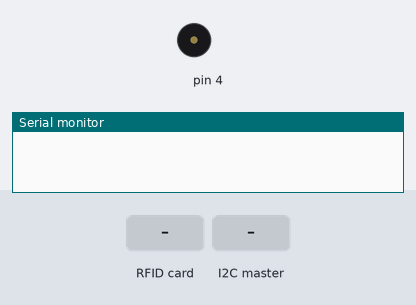
Bench run of a sketch on a simulated Arduino Uno, built with avr-gcc and run on an emulated ATmega328P. On the bench: buzzer (waves = sounding), the last lines printed to the serial monitor. The inputs (shaded band) are chosen by the test bench.

Above: at 1.2 s.
1.3 s: RFID card 5E 7A 19 C4 held to the reader
At 2.3 s:
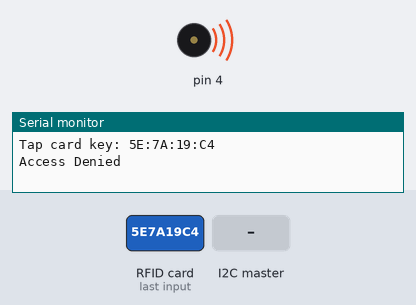
4.3 s: the I2C master sends the byte 7
5.8 s: the I2C master sends the byte 90
7.5 s: the I2C master sends the byte 1
Timing chart, 0 to 10.0 s (numbered marks = the images above; inputs shaded):
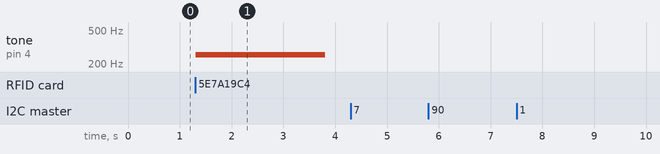

The sketch:

S.A.S_ard_RFID_v1.0.ino
```cpp
#include "SPI.h"
#include "MFRC522.h"
#include <time.h>
#include <TimeLib.h>
#include "buzzerClass.h"
#include <Wire.h>

#define SS_PIN 10
#define RST_PIN 9

buzzerClass MyBuzzer (4);

MFRC522 rfid(SS_PIN, RST_PIN);

MFRC522::MIFARE_Key key;
String tag1 = ""; //kkk
String tag2 = ""; //sss
String tag3 = ""; //fff

String tempTag[2] ;
String tempEmpty[] = { "" , "" , "" , "" };

int cont = 0;

//-----------------
String espTag;
String LTags[1];
int totalTags;
int tagLn;
char c;
String arrTags[2];
//-----------------

time_t t = now();
int Timer  ;

void setup() {
  Wire.begin(8);                /* join i2c bus with address 8 */
  Wire.onReceive(receiveEvent); /* register receive event */
  Wire.onRequest(requestEvent); /* register request event */
  Serial.begin(9600);
  SPI.begin();
  rfid.PCD_Init();
  pinMode(MyBuzzer.getpin(), OUTPUT);
}

void loop() {

  if(cont >= 1){
  Timer=second(t++);
  Serial.print(Timer);
  delay(125);
    if(Timer == 55){
    Timer = 0;
    t = 0;
    for(int i = 0 ; i<cont; i++){
        tempTag[i] = tempEmpty[i];

      }
    cont = 0;

    Serial.println("");
    Serial.println("Times up...");

    MyBuzzer.MissingTagBuzz();
    }
  }
  if (!rfid.PICC_IsNewCardPresent()|| !rfid.PICC_ReadCardSerial())
  return;

  MFRC522::PICC_Type piccType = rfid.PICC_GetType(rfid.uid.sak);
  if (piccType != MFRC522::PICC_TYPE_MIFARE_MINI &&
      piccType != MFRC522::PICC_TYPE_MIFARE_1K &&
      piccType != MFRC522::PICC_TYPE_MIFARE_4K) {
    Serial.println(F("Your tag is not of type MIFARE Classic."));
    return;
  }


  String strID = "" ;
  for(byte i = 0 ; i < 4; i++){
    strID +=
    (rfid.uid.uidByte[i]< 0x10 ? "0" : "") +
    String(rfid.uid.uidByte[i], HEX) +
    (i != 3 ? ":" : "");
  }
  strID.toUpperCase();

  Serial.print("Tap card key: ");
  Serial.println(strID);
  Serial.println("");

  if(strID.substring(0) == arrTags[0] || strID.substring(0) == arrTags[1] || strID.substring(0) == arrTags[2]){
    tempTag[cont] = strID;
    Serial.println(tempTag[cont]);
    cont++;

    Serial.println(cont);

    if(cont == totalTags){
      Serial.println("Access Allow");

      MyBuzzer.AllowAccessBuzz();
      for(int i = 0 ; i<cont; i++){
        tempTag[i] = tempEmpty[i];

      }
      Timer = 0;
      t = 0;
      cont = 0;
    }

  } else {
    Serial.println("Access Denied");

      MyBuzzer.DeniedAccessBuzz();
  }


  rfid.PICC_HaltA();
  rfid.PCD_StopCrypto1();
}
void receiveEvent(int howMany) {

  totalTags = Wire.read();
  tagLn = Wire.read();
  Serial.println("tag ln");
  Serial.println(tagLn);


  Serial.println("1");


   for(int i = 0; i < totalTags; i++){
    for(int ii = 0; ii < 8; ii++){
    c = Wire.read();
    espTag += c;
     if(ii == 1 || ii == 3 || ii == 5){
      espTag += ':';
     }
    }
    Serial.println("------------------++++++++++++");
    Serial.println(espTag);
    arrTags[i] = espTag;
    Serial.println("++++++++++++++++++------------");
    Serial.println(arrTags[i]);
    Serial.println("++++++++++++++++++------------");
    espTag = "";

   }


 Serial.println();             /* to newline */
}

// function that executes whenever data is requested from master
void requestEvent() {
 //Wire.write("I am Wessam From Arduino");  /*send string on request */
}
```

buzzerClass.h
```cpp
class buzzerClass{

private:
int pin;

  public:
  buzzerClass(int buz){
    pin = buz;

  }

  public:
  void AllowAccessBuzz(){
    tone(4, 150);
    delay(300);
    noTone(4);
  }

  void DeniedAccessBuzz(){
    tone(4, 255);
    delay(2500);
    noTone(4);
  }

  void MissingTagBuzz(){

    tone(4, 255);
    delay(150);
    noTone(4);
    delay(150);
    tone(4, 255);
    delay(150);
    noTone(4);
    delay(150);
    tone(4, 255);
    delay(150);
    noTone(4);
  }
  int getpin(){
    return pin ;
  }


  };
```

Measured:
- after the input at 1.3 s, tone on pin 4: silent → 255 Hz at once, → silent 2.5 s later
